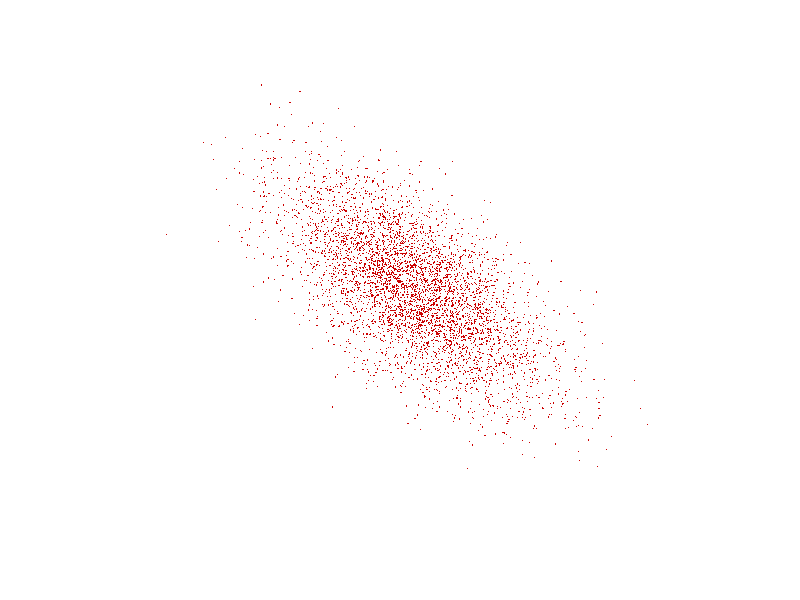

MATLAB code for this plot: (Note: this script raises an error after producing the figure.)
function demo_Gaussian05
% Stochastic sampling with multivariate Gaussian distribution
%
% If this code is useful for your research, please cite the related publication:
% @incollection{Calinon19MM,
% 	author="Calinon, S.",
% 	title="Mixture Models for the Analysis, Edition, and Synthesis of Continuous Time Series",
% 	booktitle="Mixture Models and Applications",
% 	publisher="Springer",
% 	editor="Bouguila, N. and Fan, W.", 
% 	year="2019",
% 	pages="39--57",
% 	doi="10.1007/978-3-030-23876-6_3"
% }
%
% Copyright (c) 2019 Idiap Research Institute, http://idiap.ch/
% Written by Sylvain Calinon, http://calinon.ch/
% 
% This file is part of PbDlib, http://www.idiap.ch/software/pbdlib/
% 
% PbDlib is free software: you can redistribute it and/or modify
% it under the terms of the GNU General Public License version 3 as
% published by the Free Software Foundation.
% 
% PbDlib is distributed in the hope that it will be useful,
% but WITHOUT ANY WARRANTY; without even the implied warranty of
% MERCHANTABILITY or FITNESS FOR A PARTICULAR PURPOSE. See the
% GNU General Public License for more details.
% 
% You should have received a copy of the GNU General Public License
% along with PbDlib. If not, see <http://www.gnu.org/licenses/>.

addpath('./m_fcts/');


%% Parameters
%%%%%%%%%%%%%%%%%%%%%%%%%%%%%%%%%%%%%%%%%%%%%%%%%%%%%%%%%%%%%%%%%%%%%%%%%%%
nbVar = 4; %Dimension of datapoint
nbData = 5000; %Number of datapoints


%% Generate random normally distributed data
%%%%%%%%%%%%%%%%%%%%%%%%%%%%%%%%%%%%%%%%%%%%%%%%%%%%%%%%%%%%%%%%%%%%%%%%%%%
Mu = zeros(nbVar,1); %rand(nbVar,1);
x = rand(nbVar,4);
xn = randn(nbVar,nbData);
Sigma = cov(x');

[V,D] = eig(Sigma);
U = V * D.^.5;
x1 = U * xn + repmat(Mu,1,nbData); 
Sigma1 = cov(x1');

% %This decomposition is wrong (used here only for illustrative purpose) 
% U2 = sqrtm(Sigma)
% U2 = V * D.^.5 * V'
% x2 = U2 * xn + repmat(Mu,1,nbData); 
% Sigma2 = cov(x2');

% %This decomposition is wrong (used here only for illustrative purpose) 
% U3 = chol(Sigma);
% x3 = U3 * randn(nbVar,nbData) + repmat(Mu,1,nbData); 
% Sigma3 = cov(x3');


%% Plots
%%%%%%%%%%%%%%%%%%%%%%%%%%%%%%%%%%%%%%%%%%%%%%%%%%%%%%%%%%%%%%%%%%%%%%%%%%%
figure; axis off; hold on;
% plotGMM(Mu(1:2), Sigma2(1:2,1:2), [0 .8 0], .5);
% plotGMM(Mu(1:2), Sigma3(1:2,1:2), [0 0 .8], .5);
plot(x1(1,:), x1(2,:), '.','markersize',1,'color',[.8 0 0]);
% plot(x2(1,:), x2(2,:), '.','color',[0 .8 0]);
plotGMM(Mu(1:2), Sigma(1:2,1:2), [.5 .5 .5], .5);
plotGMM(Mu(1:2), Sigma1(1:2,1:2), [.8 0 0], .5);
axis equal;

%print('-dpng','graphs/demo_Gaussian05.png');
pause;
close all;
